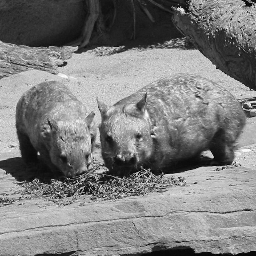
#> input picture original_images/wombats.png, 256 x 256 px, found by its file name
$ python aula_02_a.py
#> lines starting #> are read from the running program, lines starting #| are printed output that depends on the picture
# Importing modules
import skimage.io as io

# Reading image using imread
image=io.imread('./original_images/wombats.png')
#> image is the input picture: shape (256, 256); min 0, max 254, mean 126.3

#Print image dimensions
dimensions=image.shape
#> dimensions = (256, 256)
print('image dimensions',dimensions)
#| image dimensions (256, 256)

# select image output
image=image[0:150,0:150]
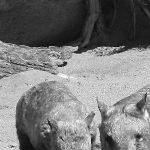
#> image: shape (150, 150); min 7, max 254, mean 121

# Displaying read image
io.imshow(image)
io.show()

$ run again, with original_images/backyard.png copied over original_images/wombats.png
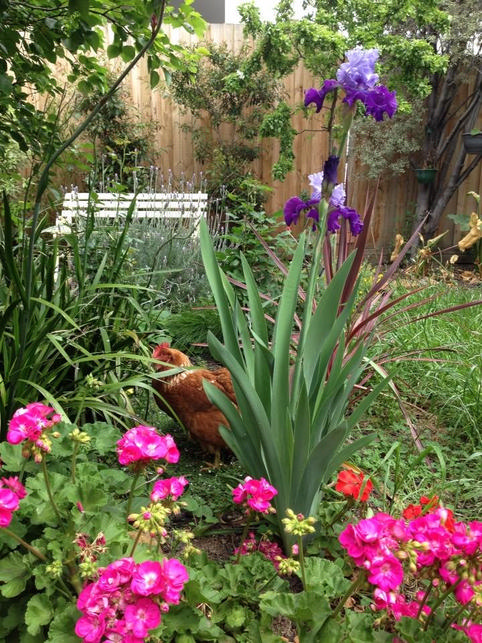
#> input picture original_images/backyard.png, 482 x 643 px, found by its file name
#> image is the input picture: shape (643, 482, 3); mean R, G, B 109.2, 105.1, 75
#| image dimensions (643, 482, 3)
#> `image=image[0:150,0:150]`:
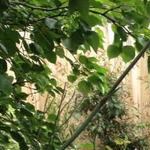
#> image: shape (150, 150, 3); mean R, G, B 106.4, 115.1, 69.2

$ run again, with original_images/blood.png copied over original_images/wombats.png
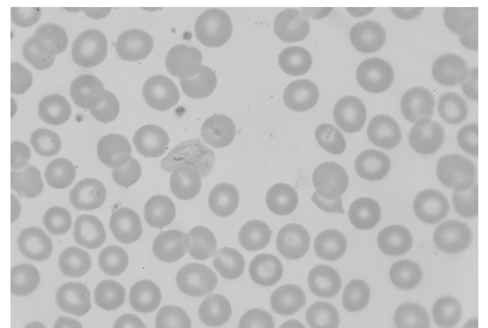
#> input picture original_images/blood.png, 488 x 328 px, found by its file name
#> image is the input picture: shape (328, 488); min 113, max 255, mean 192.6
#| image dimensions (328, 488)
#> `image=image[0:150,0:150]`:
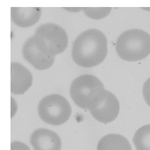
#> image: shape (150, 150); min 113, max 255, mean 196.3
